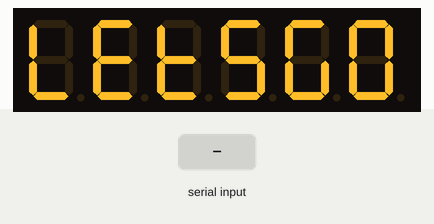
The sketch below on a simulated Arduino Uno, built with avr-gcc and run on an emulated ATmega328P. On the bench: 6-digit seven-segment display. The inputs (shaded band) are chosen by the test bench.

Above: at 1.2 s.
1.3 s: "Q" received over Serial
At 2.2 s:
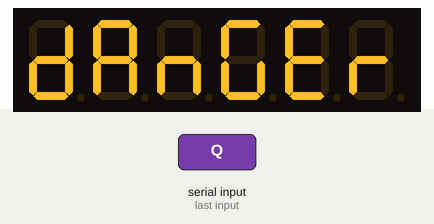
2.8 s: "R" received over Serial
At 3.3 s:
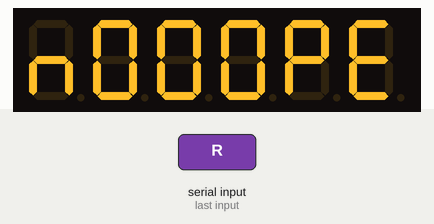
4.3 s: "1" received over Serial
At 5.5 s:
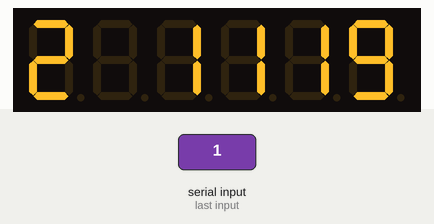
5.8 s: "P" received over Serial
At 6.8 s:
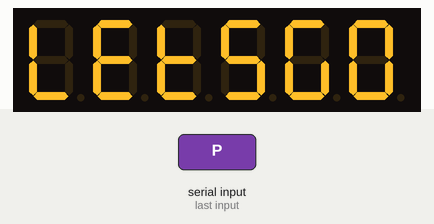
Timing chart, 0 to 8.3 s (numbered marks = the images above; inputs shaded):
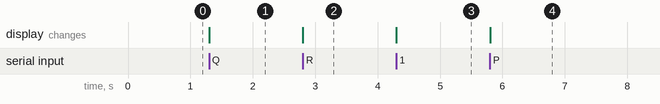

Measured:
- after the input at 1.3 s, the display: changes at once (image 1)
- after the input at 2.8 s, the display: changes at once (image 2)
- after the input at 4.3 s, the display: changes at once (image 3)
- after the input at 5.8 s, the display: changes at once (image 4)

The sketch:

bombtimer.ino
```cpp
/*
testWholeDisplay.ino
-test each segment in the display
-a simple example using Dean Reading's SevSeg library to light up all 4 digits plus the 4 decimal points on a 4 digit display
-the purpose of this example is to ensure you have the wires all hooked up right for every segment and digit, and to troubleshoot the display and wiring
 to ensure *every* segment and period lights up

By Gabriel Staples
Website: http://www.ElectricRCAircraftGuy.com
My contact info is available by clicking the "Contact Me" tab at the top of my website.
Written: 1 Oct. 2015
Last Updated: 1 Oct. 2015
*/

/*
LICENSING:
-this *example file* only is modified from Dean Reading's original example, and is in the public domain.

Dean Reading's SevSeg library is as follows:
Copyright 2014 Dean Reading

Licensed under the Apache License, Version 2.0 (the "License");
you may not use this file except in compliance with the License.
You may obtain a copy of the License at
http://www.apache.org/licenses/LICENSE-2.0

Unless required by applicable law or agreed to in writing, software
distributed under the License is distributed on an "AS IS" BASIS,
WITHOUT WARRANTIES OR CONDITIONS OF ANY KIND, either express or implied.
See the License for the specific language governing permissions and
limitations under the License.
*/

#include <SevSeg.h>

SevSeg sevseg; //Instantiate a seven segment controller object

char label[6] = "letsgo";
byte hardwareConfig = N_TRANSISTORS; // See README.md for options
bool updating = false;

void setup()
{
  byte numDigits = 6;
  byte digitPins[] = {19,18,17, 16, 15, 14,};
  byte segmentPins[] = {2, 3, 4, 5, 6, 7, 8, 9};
  bool resistorsOnSegments = false; // Use 'true' if on digit pins
  byte hardwareConfig = N_TRANSISTORS; // See README.md for options

  //Note: 100 brightness simply corresponds to a delay of 2000us after lighting each segment. A brightness of 0
                            //is a delay of 1us; it doesn't really affect brightness as much as it affects update rate (frequency).
                            //Therefore, for a 4-digit 7-segment + pd, COMMON_ANODE display, the max update rate for a "brightness" of 100 is 1/(2000us*8) = 62.5Hz.
                            //I am choosing a "brightness" of 10 because it increases the max update rate to approx. 1/(200us*8) = 625Hz.
                            //This is preferable, as it decreases aliasing when recording the display with a video camera....I think.

  // initialize serial:

  Serial.begin(9600);
  // reserve 200 bytes for the inputString:
//  label.reserve(200);
  sevseg.begin(hardwareConfig, numDigits, digitPins, segmentPins, resistorsOnSegments);
  sevseg.setBrightness(90);
  sevseg.setChars(label);
}


byte command;
int digit = 0;
int countup = 0;
int values [] = {1, 1, 1, 1};
int strikes[] = { A4, A5 };
int strike = 0;


void readData(){
  if (Serial.available()) {
    command = Serial.read();
    countup += command;
    sevseg.setNumber(command);
  //  return;
    if(command < 40){
      //beepTime = millis();
    }else if(command < 43){
      //strikeTime = millis();
    }

    if(command == 80){
      strike = 0;
      sevseg.setChars("letsgo");
      return;
      //digitalWrite(strikes[0], LOW);
      //digitalWrite(strikes[1], LOW);
    }else if(command == 81){
      strike = 1;
      sevseg.setChars("danger");
      return;
      //digitalWrite(strikes[0], HIGH);
      //digitalWrite(strikes[1], LOW);
    } else if(command == 82){
      strike = 2;
      sevseg.setChars("NOOOPE");
      return;
     // digitalWrite(strikes[0], HIGH);
      //digitalWrite(strikes[1], HIGH);
    }


    if(command < 20 && command >= 10){
      values[0] = command % 10;
    }else if(command < 30){
      values[1] = command % 10;
    }else if(command < 40){
      values[2] = command % 10;
    }else if(command < 50){
      values[3] = command % 10;
    }


    //
    //sevseg.setNumber(command);
    //sevseg.setChars(label);

    //sevseg.setNumber(((values[0]) * 1000)+((values[1]+12) * 100)+(values[2] * 10)+(values[3] * 1));
    String labeltext =  String(strike)+" "+String(values[0])+String(values[1])+String(values[2])+String(values[3]);
    sevseg.setChars(labeltext.c_str());
    sevseg.refreshDisplay();
    //sevseg.refreshDisplay();
  }
}


void serialEventRun(void) {
  if (Serial.available()) serialEvent();
}


void serialEvent() {
  while (Serial.available()) {
    readData();
    /*
    //Serial.readBytes(label,128);
    int inChar = (int)Serial.read();
    sevseg.setNumber(inChar);
    sevseg.refreshDisplay();

  */
  }

  //}
}


void loop()
{
  //local vars
  readData();
  sevseg.refreshDisplay(); // Must run repeatedly; don't use blocking code (ex: delay()) in the loop() function or this won't work right
}
```
